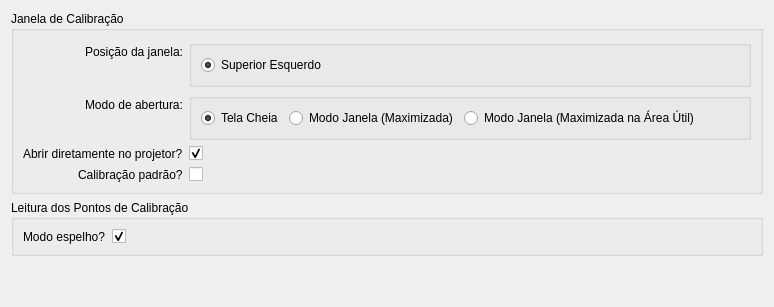
     <widget class="QWidget" name="tab_semiautomatic_calibration">
      <attribute name="title">
       <string>Calibração Semiautomática</string>
      </attribute>
      <layout class="QVBoxLayout" name="lay_calibracao_semi_automatica">
       <item>
        <widget class="QGroupBox" name="grp_window_semiautomatic">
         <property name="title">
          <string>Janela de Calibração</string>
         </property>
         <layout class="QFormLayout" name="frm_janela_semiautomatic">
          <property name="labelAlignment">
           <set>Qt::AlignmentFlag::AlignRight|Qt::AlignmentFlag::AlignTrailing|Qt::AlignmentFlag::AlignVCenter</set>
          </property>
          <item row="0" column="0">
           <widget class="QLabel" name="lbl_window_position_semiautomatic">
            <property name="text">
             <string>Posição da janela:</string>
            </property>
           </widget>
          </item>
          <item row="0" column="1">
           <widget class="QGroupBox" name="grp_window_position_semiautomatic">
            <property name="title">
             <string/>
            </property>
            <layout class="QHBoxLayout" name="horizontalLayout_window_position_semiautomatic">
             <item>
              <widget class="QRadioButton" name="rb_top_left_semiautomatic">
               <property name="text">
                <string>Superior Esquerdo</string>
               </property>
               <property name="checked">
                <bool>true</bool>
               </property>
               <property name="dataclass_property" stdset="0">
                <string notr="true">semiautomatic_window_position_semiautomatic</string>
               </property>
               <property name="dataclass_property_value" stdset="0">
                <string notr="true">topLeft</string>
               </property>
              </widget>
             </item>
             <item>
              <spacer name="hs_window_position_semiautomatic">
               <property name="orientation">
                <enum>Qt::Orientation::Horizontal</enum>
               </property>
               <property name="sizeHint" stdset="0">
                <size>
                 <width>40</width>
                 <height>20</height>
                </size>
               </property>
              </spacer>
             </item>
            </layout>
           </widget>
          </item>
          <item row="1" column="0">
           <widget class="QLabel" name="lbl_window_open_semiautomatic">
            <property name="text">
             <string>Modo de abertura:</string>
            </property>
           </widget>
          </item>
          <item row="1" column="1">
           <widget class="QGroupBox" name="grp_window_open_semiautomatic">
            <property name="title">
             <string/>
            </property>
            <layout class="QHBoxLayout" name="horizontalLayout_abertura_janela_semi_automatica">
             <item>
              <widget class="QRadioButton" name="rb_window_full_screen_semiautomatic">
               <property name="text">
                <string>Tela Cheia</string>
               </property>
               <property name="checked">
                <bool>true</bool>
               </property>
               <property name="dataclass_property" stdset="0">
                <string notr="true">semiautomatic_window_open_semiautomatic</string>
               </property>
               <property name="dataclass_property_value" stdset="0">
                <string notr="true">1</string>
               </property>
              </widget>
             </item>
             <item>
              <widget class="QRadioButton" name="rb_window_maximized_screen_semiautomatic">
               <property name="text">
                <string>Modo Janela (Maximizada)</string>
               </property>
               <property name="dataclass_property" stdset="0">
                <string notr="true">semiautomatic_window_open_semiautomatic</string>
               </property>
               <property name="dataclass_property_value" stdset="0">
                <string notr="true">2</string>
               </property>
              </widget>
             </item>
             <item>
              <widget class="QRadioButton" name="rb_window_maximized_screen_util_semiautomatic">
               <property name="text">
                <string>Modo Janela (Maximizada na Área Útil)</string>
               </property>
               <property name="dataclass_property" stdset="0">
                <string notr="true">semiautomatic_window_open_semiautomatic</string>
               </property>
               <property name="dataclass_property_value" stdset="0">
                <string notr="true">3</string>
               </property>
              </widget>
             </item>
             <item>
              <spacer name="hs_window_open_semiautomatic">
               <property name="orientation">
                <enum>Qt::Orientation::Horizontal</enum>
               </property>
               <property name="sizeHint" stdset="0">
                <size>
                 <width>40</width>
                 <height>20</height>
                </size>
               </property>
              </spacer>
             </item>
            </layout>
           </widget>
          </item>
          <item row="2" column="0">
           <widget class="QLabel" name="lbl_open_projector_semiautomatic">
            <property name="text">
             <string>Abrir diretamente no projetor?</string>
            </property>
           </widget>
          </item>
          <item row="2" column="1">
           <widget class="QCheckBox" name="chk_open_projector_semiautomatic">
            <property name="text">
             <string/>
            </property>
            <property name="checked">
             <bool>true</bool>
            </property>
            <property name="dataclass_property" stdset="0">
             <string notr="true">semiautomatic_open_projector_semiautomatic</string>
            </property>
           </widget>
          </item>
          <item row="3" column="0">
           <widget class="QLabel" name="lbl_default_calibration_semiautomatic">
            <property name="text">
             <string>Calibração padrão?</string>
            </property>
           </widget>
          </item>
          <item row="3" column="1">
           <widget class="QCheckBox" name="chk_default_calibration_semiautomatic">
            <property name="text">
             <string/>
            </property>
            <property name="checked">
             <bool>false</bool>
            </property>
            <property name="dataclass_property" stdset="0">
             <string notr="true">semiautomatic_default_calibration_semiautomatic</string>
            </property>
           </widget>
          </item>
         </layout>
        </widget>
       </item>
       <item>
        <widget class="QGroupBox" name="grp_calibration_points_semiautomatic">
         <property name="title">
          <string>Leitura dos Pontos de Calibração</string>
         </property>
         <layout class="QFormLayout" name="frm_pontos_calibracao_semiautomatic">
          <property name="labelAlignment">
           <set>Qt::AlignmentFlag::AlignRight|Qt::AlignmentFlag::AlignTrailing|Qt::AlignmentFlag::AlignVCenter</set>
          </property>
          <item row="0" column="0">
           <widget class="QLabel" name="lbl_mirror_mode_semiautomatic">
            <property name="text">
             <string>Modo espelho?</string>
            </property>
           </widget>
          </item>
          <item row="0" column="1">
           <widget class="QCheckBox" name="chk_mirror_mode_semiautomatic">
            <property name="text">
             <string/>
            </property>
            <property name="checked">
             <bool>true</bool>
            </property>
            <property name="dataclass_property" stdset="0">
             <string notr="true">semiautomatic_mirror_mode_semiautomatic</string>
            </property>
           </widget>
          </item>
         </layout>
        </widget>
       </item>
       <item>
        <spacer name="vs_calibration_semiautomatic">
         <property name="orientation">
          <enum>Qt::Orientation::Vertical</enum>
         </property>
         <property name="sizeHint" stdset="0">
          <size>
           <width>20</width>
           <height>40</height>
          </size>
         </property>
        </spacer>
       </item>
      </layout>
     </widget>
